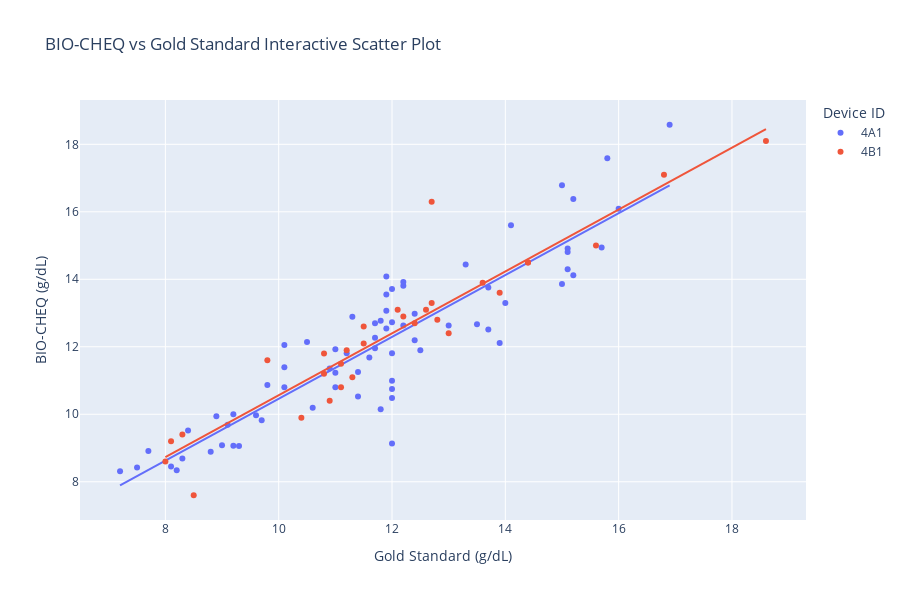
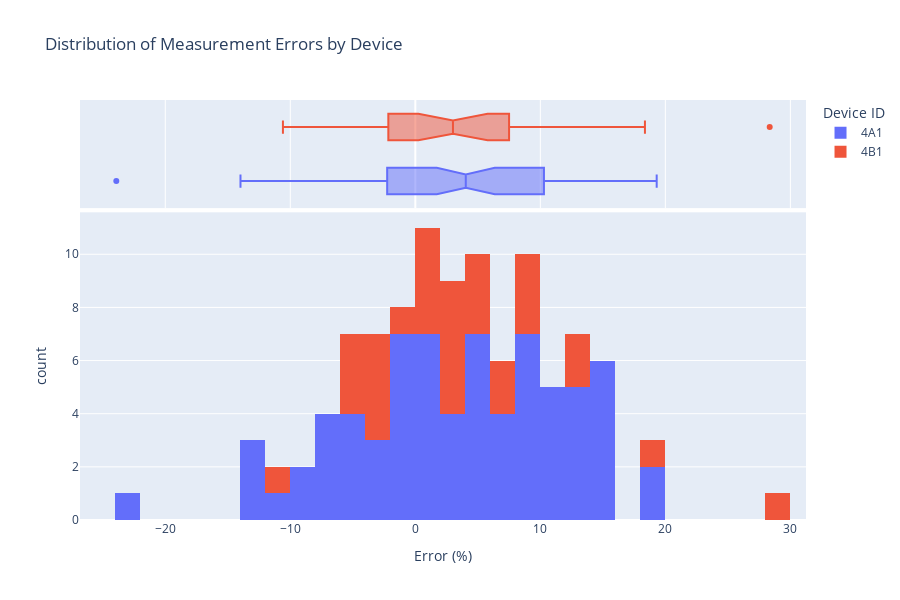
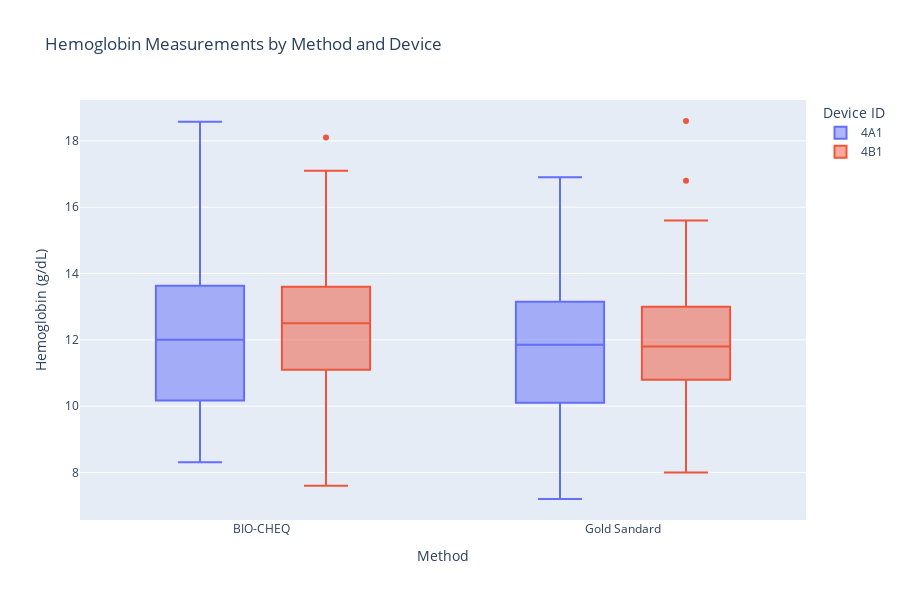
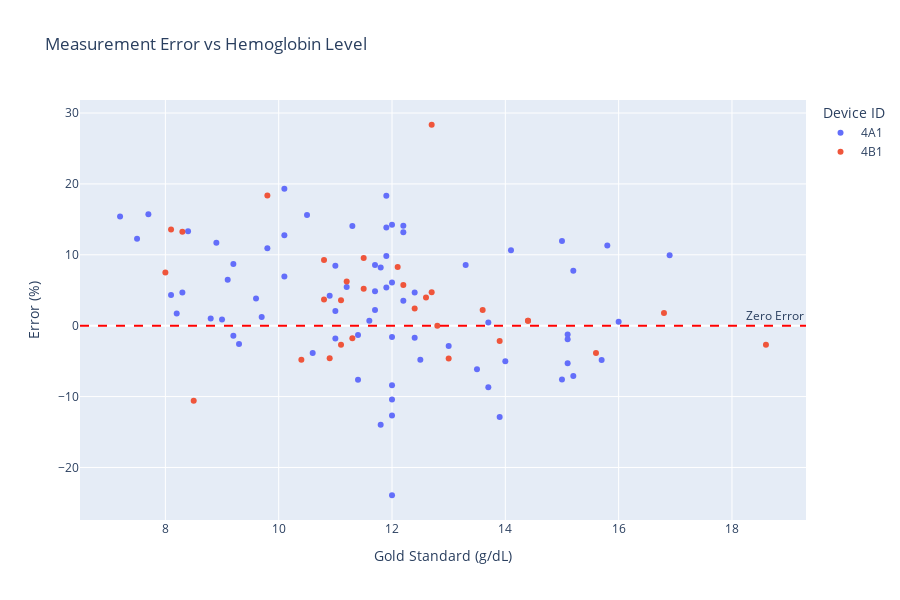

Here is the notebook cell these charts were saved with, in order:
### Markdown cell above
## Interactive Visualizations

### Code cell
valid_plotly_data = df_clean.dropna(subset=['BIO-CHEQ ', 'Gold Sandard']).copy()

fig1 = px.scatter(valid_plotly_data, x='Gold Sandard', y='BIO-CHEQ ',
                  color='Device ID',
                  title='BIO-CHEQ vs Gold Standard Interactive Scatter Plot',
                  trendline='ols', 
                  hover_data=['Age', 'Gender', 'OPD/IPD', 'error'],
                  labels={'Gold Sandard': 'Gold Standard (g/dL)', 
                         'BIO-CHEQ ': 'BIO-CHEQ (g/dL)'})
fig1.update_layout(width=900, height=600)
fig1.show()

fig2 = px.histogram(df_clean.dropna(subset=['error']), x='error', color='Device ID', 
                    nbins=30,
                    title='Distribution of Measurement Errors by Device',
                    marginal='box',
                    labels={'error': 'Error (%)', 'count': 'Frequency'})
fig2.update_layout(width=900, height=600)
fig2.show()

df_melted = df_clean[['BIO-CHEQ ', 'Gold Sandard', 'Device ID']].dropna().melt(
    id_vars=['Device ID'],
    value_vars=['BIO-CHEQ ', 'Gold Sandard'],
    var_name='Method', value_name='Hemoglobin')

fig3 = px.box(df_melted, x='Method', y='Hemoglobin', color='Device ID',
              title='Hemoglobin Measurements by Method and Device',
              labels={'Hemoglobin': 'Hemoglobin (g/dL)'})
fig3.update_layout(width=900, height=600)
fig3.show()

valid_error_data = df_clean.dropna(subset=['BIO-CHEQ ', 'Gold Sandard', 'error'])
fig4 = px.scatter(valid_error_data, x='Gold Sandard', y='error',
                  color='Device ID',
                  title='Measurement Error vs Hemoglobin Level',
                  hover_data=['BIO-CHEQ ', 'Age', 'Gender'],
                  labels={'Gold Sandard': 'Gold Standard (g/dL)', 
                         'error': 'Error (%)'})
fig4.add_hline(y=0, line_dash="dash", line_color="red", annotation_text="Zero Error")
fig4.update_layout(width=900, height=600)
fig4.show()

valid_plotly_data['Mean'] = (valid_plotly_data['BIO-CHEQ '] + valid_plotly_data['Gold Sandard']) / 2
valid_plotly_data['Difference'] = valid_plotly_data['BIO-CHEQ '] - valid_plotly_data['Gold Sandard']

fig5 = px.scatter(valid_plotly_data, x='Mean', y='Difference', 
                  color='Device ID',
                  hover_data=['Age', 'Gender', 'error'],
                  title='Interactive Bland-Altman Plot',
                  labels={'Mean': 'Mean Value (g/dL)', 
                         'Difference': 'Difference (g/dL)'})

mean_diff = valid_plotly_data['Difference'].mean()
std_diff = valid_plotly_data['Difference'].std()
fig5.add_hline(y=mean_diff, line_dash="dash", line_color="red", 
               annotation_text=f"Mean: {mean_diff:.3f}")
fig5.add_hline(y=mean_diff + 1.96*std_diff, line_dash="dot", line_color="red",
               annotation_text=f"+1.96 SD: {mean_diff + 1.96*std_diff:.3f}")
fig5.add_hline(y=mean_diff - 1.96*std_diff, line_dash="dot", line_color="red",
               annotation_text=f"-1.96 SD: {mean_diff - 1.96*std_diff:.3f}")
fig5.update_layout(width=900, height=600)
fig5.show()

### Figure 1 — Plotly figure (JSON) as saved in the notebook; plotly's stock layout.template omitted (floating-point values rounded to 4 significant figures; data arrays with more than 128 entries replaced by an {"elided": "..."} marker saying what was removed)
{"data": [{"customdata": {"elided": "72x4 mixed values"}, "hovertemplate": "Device ID=4A1<br>Gold Standard (g/dL)=%{x}<br>BIO-CHEQ (g/dL)=%{y}<br>Age=%{customdata[0]}<br>Gender=%{customdata[1]}<br>OPD/IPD=%{customdata[2]}<br>error=%{customdata[3]}<extra></extra>", "legendgroup": "4A1", "marker": {"color": "#636efa", "symbol": "circle"}, "mode": "markers", "name": "4A1", "orientation": "v", "showlegend": true, "type": "scatter", "x": [9.6, 13.7, 16, 9.3, 10.1, 11.8, 10.1, 16.9, 12, 10.6, 12.2, 15.7, 9, 8.4, 10.5, 15, 15.8, 9.8, 12.5, 13, 11, 8.8, 15.2, 11.3, 13.9, 12, 12, 12, 12, 11, 12, 12, 11, 11.7, 11.9, 14, 8.1, 11.7, 8.9, 12.4, 11.2, 14.1, 15.1, 13.3, 11.7, 11.9, 11.9, 7.7, 12.2, 10.1, 8.2, 7.5, 11.9, 9.2, 7.2, 12.2, 15.2, 15, 12.4, 9.1, 11.8, 13.7, 15.1, 11.4, 13.5, 15.1, 10.9, 9.7, 9.2, 11.6, 11.4, 8.3], "xaxis": "x", "y": [9.97, 13.76, 16.09, 9.06, 12.05, 12.77, 11.39, 18.58, 13.71, 10.19, 12.63, 14.94, 9.08, 9.52, 12.14, 13.86, 17.59, 10.87, 11.9, 12.63, 11.93, 8.89, 14.12, 12.89, 12.11, 11.81, 10.75, 9.13, 10.99, 10.8, 12.73, 10.48, 11.23, 11.96, 12.54, 13.3, 8.45, 12.7, 9.94, 12.98, 11.81, 15.6, 14.91, 14.44, 12.27, 14.08, 13.55, 8.91, 13.81, 10.8, 8.34, 8.42, 13.07, 10, 8.31, 13.92, 16.38, 16.79, 12.19, 9.69, 10.15, 12.51, 14.3, 10.53, 12.67, 14.81, 11.36, 9.82, 9.07, 11.68, 11.25, 8.69], "yaxis": "y"}, {"hovertemplate": "<b>OLS trendline</b><br>BIO-CHEQ  = 0.916383 * Gold Sandard + 1.29775<br>R<sup>2</sup>=0.807880<br><br>Device ID=4A1<br>Gold Standard (g/dL)=%{x}<br>BIO-CHEQ (g/dL)=%{y} <b>(trend)</b><extra></extra>", "legendgroup": "4A1", "marker": {"color": "#636efa", "symbol": "circle"}, "mode": "lines", "name": "4A1", "showlegend": false, "type": "scatter", "x": [7.2, 7.5, 7.7, 8.1, 8.2, 8.3, 8.4, 8.8, 8.9, 9, 9.1, 9.2, 9.2, 9.3, 9.6, 9.7, 9.8, 10.1, 10.1, 10.1, 10.5, 10.6, 10.9, 11, 11, 11, 11.2, 11.3, 11.4, 11.4, 11.6, 11.7, 11.7, 11.7, 11.8, 11.8, 11.9, 11.9, 11.9, 11.9, 12, 12, 12, 12, 12, 12, 12, 12.2, 12.2, 12.2, 12.4, 12.4, 12.5, 13, 13.3, 13.5, 13.7, 13.7, 13.9, 14, 14.1, 15, 15, 15.1, 15.1, 15.1, 15.2, 15.2, 15.7, 15.8, 16, 16.9], "xaxis": "x", "y": [7.896, 8.171, 8.354, 8.72, 8.812, 8.904, 8.995, 9.362, 9.454, 9.545, 9.637, 9.728, 9.728, 9.82, 10.1, 10.19, 10.28, 10.55, 10.55, 10.55, 10.92, 11.01, 11.29, 11.38, 11.38, 11.38, 11.56, 11.65, 11.74, 11.74, 11.93, 12.02, 12.02, 12.02, 12.11, 12.11, 12.2, 12.2, 12.2, 12.2, 12.29, 12.29, 12.29, 12.29, 12.29, 12.29, 12.29, 12.48, 12.48, 12.48, 12.66, 12.66, 12.75, 13.21, 13.49, 13.67, 13.85, 13.85, 14.04, 14.13, 14.22, 15.04, 15.04, 15.14, 15.14, 15.14, 15.23, 15.23, 15.68, 15.78, 15.96, 16.78], "yaxis": "y"}, {"customdata": [[26, "Female", "OPD", 3.604], [17, "Male", "OPD", 0.6944], [44, "Male", "OPD", 28.35], [50, "Female", "OPD", -4.615], [48, "Male", "OPD", 4.724], [18, "Female", "OPD", 2.206], [22, "Female", "OPD", -10.59], [23, "Female", "OPD", -4.808], [46, "Female", "OPD", 7.5], [74, "Female", "OPD", -1.77], [52, "Male", "OPD", 0.6944], [21, "Female", "OPD", 13.58], [23, "Female", "OPD", 5.217], [31, "Female", "OPD", -4.587], [52, "Male", "OPD", -2.158], [35, "Female", "OPD", 2.419], [77, "Female", "OPD", 3.704], [32, "Female", "OPD", 5.738], [23, "Female", "OPD", -2.703], [21, "Female", "OPD", 18.37], [50, "Male", "OPD", 8.264], [22, "Female", "OPD", 9.259], [25, "Male", "OPD", 1.786], [30, "Female", "OPD", 13.25], [31, "Female", "OPD", 0], [24, "Female", "OPD", 9.565], [65, "Male", "OPD", -2.688], [26, "Female", "OPD", 3.968], [29, "Male", "OPD", -3.846], [35, "Female", "OPD", 6.25]], "hovertemplate": "Device ID=4B1<br>Gold Standard (g/dL)=%{x}<br>BIO-CHEQ (g/dL)=%{y}<br>Age=%{customdata[0]}<br>Gender=%{customdata[1]}<br>OPD/IPD=%{customdata[2]}<br>error=%{customdata[3]}<extra></extra>", "legendgroup": "4B1", "marker": {"color": "#EF553B", "symbol": "circle"}, "mode": "markers", "name": "4B1", "orientation": "v", "showlegend": true, "type": "scatter", "x": [11.1, 14.4, 12.7, 13, 12.7, 13.6, 8.5, 10.4, 8, 11.3, 14.4, 8.1, 11.5, 10.9, 13.9, 12.4, 10.8, 12.2, 11.1, 9.8, 12.1, 10.8, 16.8, 8.3, 12.8, 11.5, 18.6, 12.6, 15.6, 11.2], "xaxis": "x", "y": [11.5, 14.5, 16.3, 12.4, 13.3, 13.9, 7.6, 9.9, 8.6, 11.1, 14.5, 9.2, 12.1, 10.4, 13.6, 12.7, 11.2, 12.9, 10.8, 11.6, 13.1, 11.8, 17.1, 9.4, 12.8, 12.6, 18.1, 13.1, 15, 11.9], "yaxis": "y"}, {"hovertemplate": "<b>OLS trendline</b><br>BIO-CHEQ  = 0.916847 * Gold Sandard + 1.39755<br>R<sup>2</sup>=0.871584<br><br>Device ID=4B1<br>Gold Standard (g/dL)=%{x}<br>BIO-CHEQ (g/dL)=%{y} <b>(trend)</b><extra></extra>", "legendgroup": "4B1", "marker": {"color": "#EF553B", "symbol": "circle"}, "mode": "lines", "name": "4B1", "showlegend": false, "type": "scatter", "x": [8, 8.1, 8.3, 8.5, 9.8, 10.4, 10.8, 10.8, 10.9, 11.1, 11.1, 11.2, 11.3, 11.5, 11.5, 12.1, 12.2, 12.4, 12.6, 12.7, 12.7, 12.8, 13, 13.6, 13.9, 14.4, 14.4, 15.6, 16.8, 18.6], "xaxis": "x", "y": [8.732, 8.824, 9.007, 9.191, 10.38, 10.93, 11.3, 11.3, 11.39, 11.57, 11.57, 11.67, 11.76, 11.94, 11.94, 12.49, 12.58, 12.77, 12.95, 13.04, 13.04, 13.13, 13.32, 13.87, 14.14, 14.6, 14.6, 15.7, 16.8, 18.45], "yaxis": "y"}], "layout": {"height": 600, "legend": {"title": {"text": "Device ID"}, "tracegroupgap": 0}, "title": {"text": "BIO-CHEQ vs Gold Standard Interactive Scatter Plot"}, "width": 900, "xaxis": {"anchor": "y", "domain": [0, 1], "title": {"text": "Gold Standard (g/dL)"}}, "yaxis": {"anchor": "x", "domain": [0, 1], "title": {"text": "BIO-CHEQ (g/dL)"}}}}

### Figure 2 — Plotly figure (JSON) as saved in the notebook; plotly's stock layout.template omitted (floating-point values rounded to 4 significant figures)
{"data": [{"alignmentgroup": "True", "bingroup": "x", "hovertemplate": "Device ID=4A1<br>Error (%)=%{x}<br>count=%{y}<extra></extra>", "legendgroup": "4A1", "marker": {"color": "#636efa", "pattern": {"shape": ""}}, "name": "4A1", "nbinsx": 30, "offsetgroup": "4A1", "orientation": "v", "showlegend": true, "type": "histogram", "x": [3.854, 0.438, 0.5625, -2.581, 19.31, 8.22, 12.77, 9.941, 14.25, -3.868, 3.525, -4.841, 0.8889, 13.33, 15.62, -7.6, 11.33, 10.92, -4.8, -2.846, 8.455, 1.023, -7.105, 14.07, -12.88, -1.583, -10.42, -23.92, -8.417, -1.818, 6.083, -12.67, 2.091, 2.222, 5.378, -5, 4.321, 8.547, 11.69, 4.677, 5.446, 10.64, -1.258, 8.571, 4.872, 18.32, 13.87, 15.71, 13.2, 6.931, 1.707, 12.27, 9.832, 8.696, 15.42, 14.1, 7.763, 11.93, -1.694, 6.484, -13.98, -8.686, -5.298, -7.632, -6.148, -1.921, 4.22, 1.237, -1.413, 0.6897, -1.316, 4.699], "xaxis": "x", "yaxis": "y"}, {"alignmentgroup": "True", "hovertemplate": "Device ID=4A1<br>Error (%)=%{x}<extra></extra>", "legendgroup": "4A1", "marker": {"color": "#636efa"}, "name": "4A1", "notched": true, "offsetgroup": "4A1", "showlegend": false, "type": "box", "x": [3.854, 0.438, 0.5625, -2.581, 19.31, 8.22, 12.77, 9.941, 14.25, -3.868, 3.525, -4.841, 0.8889, 13.33, 15.62, -7.6, 11.33, 10.92, -4.8, -2.846, 8.455, 1.023, -7.105, 14.07, -12.88, -1.583, -10.42, -23.92, -8.417, -1.818, 6.083, -12.67, 2.091, 2.222, 5.378, -5, 4.321, 8.547, 11.69, 4.677, 5.446, 10.64, -1.258, 8.571, 4.872, 18.32, 13.87, 15.71, 13.2, 6.931, 1.707, 12.27, 9.832, 8.696, 15.42, 14.1, 7.763, 11.93, -1.694, 6.484, -13.98, -8.686, -5.298, -7.632, -6.148, -1.921, 4.22, 1.237, -1.413, 0.6897, -1.316, 4.699], "xaxis": "x2", "yaxis": "y2"}, {"alignmentgroup": "True", "bingroup": "x", "hovertemplate": "Device ID=4B1<br>Error (%)=%{x}<br>count=%{y}<extra></extra>", "legendgroup": "4B1", "marker": {"color": "#EF553B", "pattern": {"shape": ""}}, "name": "4B1", "nbinsx": 30, "offsetgroup": "4B1", "orientation": "v", "showlegend": true, "type": "histogram", "x": [3.604, 0.6944, 28.35, -4.615, 4.724, 2.206, -10.59, -4.808, 7.5, -1.77, 0.6944, 13.58, 5.217, -4.587, -2.158, 2.419, 3.704, 5.738, -2.703, 18.37, 8.264, 9.259, 1.786, 13.25, 0, 9.565, -2.688, 3.968, -3.846, 6.25], "xaxis": "x", "yaxis": "y"}, {"alignmentgroup": "True", "hovertemplate": "Device ID=4B1<br>Error (%)=%{x}<extra></extra>", "legendgroup": "4B1", "marker": {"color": "#EF553B"}, "name": "4B1", "notched": true, "offsetgroup": "4B1", "showlegend": false, "type": "box", "x": [3.604, 0.6944, 28.35, -4.615, 4.724, 2.206, -10.59, -4.808, 7.5, -1.77, 0.6944, 13.58, 5.217, -4.587, -2.158, 2.419, 3.704, 5.738, -2.703, 18.37, 8.264, 9.259, 1.786, 13.25, 0, 9.565, -2.688, 3.968, -3.846, 6.25], "xaxis": "x2", "yaxis": "y2"}], "layout": {"barmode": "relative", "height": 600, "legend": {"title": {"text": "Device ID"}, "tracegroupgap": 0}, "title": {"text": "Distribution of Measurement Errors by Device"}, "width": 900, "xaxis": {"anchor": "y", "domain": [0, 1], "title": {"text": "Error (%)"}}, "xaxis2": {"anchor": "y2", "domain": [0, 1], "matches": "x", "showgrid": true, "showticklabels": false}, "yaxis": {"anchor": "x", "domain": [0, 0.7326], "title": {"text": "count"}}, "yaxis2": {"anchor": "x2", "domain": [0.7426, 1], "matches": "y2", "showgrid": false, "showline": false, "showticklabels": false, "ticks": ""}}}

### Figure 3 — Plotly figure (JSON) as saved in the notebook; plotly's stock layout.template omitted (floating-point values rounded to 4 significant figures; data arrays with more than 128 entries replaced by an {"elided": "..."} marker saying what was removed)
{"data": [{"alignmentgroup": "True", "hovertemplate": "Device ID=4A1<br>Method=%{x}<br>Hemoglobin (g/dL)=%{y}<extra></extra>", "legendgroup": "4A1", "marker": {"color": "#636efa"}, "name": "4A1", "notched": false, "offsetgroup": "4A1", "orientation": "v", "showlegend": true, "type": "box", "x": {"elided": "144 str values"}, "x0": " ", "xaxis": "x", "y": {"elided": "144 float values"}, "y0": " ", "yaxis": "y"}, {"alignmentgroup": "True", "hovertemplate": "Device ID=4B1<br>Method=%{x}<br>Hemoglobin (g/dL)=%{y}<extra></extra>", "legendgroup": "4B1", "marker": {"color": "#EF553B"}, "name": "4B1", "notched": false, "offsetgroup": "4B1", "orientation": "v", "showlegend": true, "type": "box", "x": ["BIO-CHEQ ", "BIO-CHEQ ", "BIO-CHEQ ", "BIO-CHEQ ", "BIO-CHEQ ", "BIO-CHEQ ", "BIO-CHEQ ", "BIO-CHEQ ", "BIO-CHEQ ", "BIO-CHEQ ", "BIO-CHEQ ", "BIO-CHEQ ", "BIO-CHEQ ", "BIO-CHEQ ", "BIO-CHEQ ", "BIO-CHEQ ", "BIO-CHEQ ", "BIO-CHEQ ", "BIO-CHEQ ", "BIO-CHEQ ", "BIO-CHEQ ", "BIO-CHEQ ", "BIO-CHEQ ", "BIO-CHEQ ", "BIO-CHEQ ", "BIO-CHEQ ", "BIO-CHEQ ", "BIO-CHEQ ", "BIO-CHEQ ", "BIO-CHEQ ", "Gold Sandard", "Gold Sandard", "Gold Sandard", "Gold Sandard", "Gold Sandard", "Gold Sandard", "Gold Sandard", "Gold Sandard", "Gold Sandard", "Gold Sandard", "Gold Sandard", "Gold Sandard", "Gold Sandard", "Gold Sandard", "Gold Sandard", "Gold Sandard", "Gold Sandard", "Gold Sandard", "Gold Sandard", "Gold Sandard", "Gold Sandard", "Gold Sandard", "Gold Sandard", "Gold Sandard", "Gold Sandard", "Gold Sandard", "Gold Sandard", "Gold Sandard", "Gold Sandard", "Gold Sandard"], "x0": " ", "xaxis": "x", "y": [11.5, 14.5, 16.3, 12.4, 13.3, 13.9, 7.6, 9.9, 8.6, 11.1, 14.5, 9.2, 12.1, 10.4, 13.6, 12.7, 11.2, 12.9, 10.8, 11.6, 13.1, 11.8, 17.1, 9.4, 12.8, 12.6, 18.1, 13.1, 15, 11.9, 11.1, 14.4, 12.7, 13, 12.7, 13.6, 8.5, 10.4, 8, 11.3, 14.4, 8.1, 11.5, 10.9, 13.9, 12.4, 10.8, 12.2, 11.1, 9.8, 12.1, 10.8, 16.8, 8.3, 12.8, 11.5, 18.6, 12.6, 15.6, 11.2], "y0": " ", "yaxis": "y"}], "layout": {"boxmode": "group", "height": 600, "legend": {"title": {"text": "Device ID"}, "tracegroupgap": 0}, "title": {"text": "Hemoglobin Measurements by Method and Device"}, "width": 900, "xaxis": {"anchor": "y", "domain": [0, 1], "title": {"text": "Method"}}, "yaxis": {"anchor": "x", "domain": [0, 1], "title": {"text": "Hemoglobin (g/dL)"}}}}

### Figure 4 — Plotly figure (JSON) as saved in the notebook; plotly's stock layout.template omitted (floating-point values rounded to 4 significant figures; data arrays with more than 128 entries replaced by an {"elided": "..."} marker saying what was removed)
{"data": [{"customdata": {"elided": "72x3 mixed values"}, "hovertemplate": "Device ID=4A1<br>Gold Standard (g/dL)=%{x}<br>Error (%)=%{y}<br>BIO-CHEQ =%{customdata[0]}<br>Age=%{customdata[1]}<br>Gender=%{customdata[2]}<extra></extra>", "legendgroup": "4A1", "marker": {"color": "#636efa", "symbol": "circle"}, "mode": "markers", "name": "4A1", "orientation": "v", "showlegend": true, "type": "scatter", "x": [9.6, 13.7, 16, 9.3, 10.1, 11.8, 10.1, 16.9, 12, 10.6, 12.2, 15.7, 9, 8.4, 10.5, 15, 15.8, 9.8, 12.5, 13, 11, 8.8, 15.2, 11.3, 13.9, 12, 12, 12, 12, 11, 12, 12, 11, 11.7, 11.9, 14, 8.1, 11.7, 8.9, 12.4, 11.2, 14.1, 15.1, 13.3, 11.7, 11.9, 11.9, 7.7, 12.2, 10.1, 8.2, 7.5, 11.9, 9.2, 7.2, 12.2, 15.2, 15, 12.4, 9.1, 11.8, 13.7, 15.1, 11.4, 13.5, 15.1, 10.9, 9.7, 9.2, 11.6, 11.4, 8.3], "xaxis": "x", "y": [3.854, 0.438, 0.5625, -2.581, 19.31, 8.22, 12.77, 9.941, 14.25, -3.868, 3.525, -4.841, 0.8889, 13.33, 15.62, -7.6, 11.33, 10.92, -4.8, -2.846, 8.455, 1.023, -7.105, 14.07, -12.88, -1.583, -10.42, -23.92, -8.417, -1.818, 6.083, -12.67, 2.091, 2.222, 5.378, -5, 4.321, 8.547, 11.69, 4.677, 5.446, 10.64, -1.258, 8.571, 4.872, 18.32, 13.87, 15.71, 13.2, 6.931, 1.707, 12.27, 9.832, 8.696, 15.42, 14.1, 7.763, 11.93, -1.694, 6.484, -13.98, -8.686, -5.298, -7.632, -6.148, -1.921, 4.22, 1.237, -1.413, 0.6897, -1.316, 4.699], "yaxis": "y"}, {"customdata": [[11.5, 26, "Female"], [14.5, 17, "Male"], [16.3, 44, "Male"], [12.4, 50, "Female"], [13.3, 48, "Male"], [13.9, 18, "Female"], [7.6, 22, "Female"], [9.9, 23, "Female"], [8.6, 46, "Female"], [11.1, 74, "Female"], [14.5, 52, "Male"], [9.2, 21, "Female"], [12.1, 23, "Female"], [10.4, 31, "Female"], [13.6, 52, "Male"], [12.7, 35, "Female"], [11.2, 77, "Female"], [12.9, 32, "Female"], [10.8, 23, "Female"], [11.6, 21, "Female"], [13.1, 50, "Male"], [11.8, 22, "Female"], [17.1, 25, "Male"], [9.4, 30, "Female"], [12.8, 31, "Female"], [12.6, 24, "Female"], [18.1, 65, "Male"], [13.1, 26, "Female"], [15, 29, "Male"], [11.9, 35, "Female"]], "hovertemplate": "Device ID=4B1<br>Gold Standard (g/dL)=%{x}<br>Error (%)=%{y}<br>BIO-CHEQ =%{customdata[0]}<br>Age=%{customdata[1]}<br>Gender=%{customdata[2]}<extra></extra>", "legendgroup": "4B1", "marker": {"color": "#EF553B", "symbol": "circle"}, "mode": "markers", "name": "4B1", "orientation": "v", "showlegend": true, "type": "scatter", "x": [11.1, 14.4, 12.7, 13, 12.7, 13.6, 8.5, 10.4, 8, 11.3, 14.4, 8.1, 11.5, 10.9, 13.9, 12.4, 10.8, 12.2, 11.1, 9.8, 12.1, 10.8, 16.8, 8.3, 12.8, 11.5, 18.6, 12.6, 15.6, 11.2], "xaxis": "x", "y": [3.604, 0.6944, 28.35, -4.615, 4.724, 2.206, -10.59, -4.808, 7.5, -1.77, 0.6944, 13.58, 5.217, -4.587, -2.158, 2.419, 3.704, 5.738, -2.703, 18.37, 8.264, 9.259, 1.786, 13.25, 0, 9.565, -2.688, 3.968, -3.846, 6.25], "yaxis": "y"}], "layout": {"annotations": [{"showarrow": false, "text": "Zero Error", "x": 1, "xanchor": "right", "xref": "x domain", "y": 0, "yanchor": "bottom", "yref": "y"}], "height": 600, "legend": {"title": {"text": "Device ID"}, "tracegroupgap": 0}, "shapes": [{"line": {"color": "red", "dash": "dash"}, "type": "line", "x0": 0, "x1": 1, "xref": "x domain", "y0": 0, "y1": 0, "yref": "y"}], "title": {"text": "Measurement Error vs Hemoglobin Level"}, "width": 900, "xaxis": {"anchor": "y", "domain": [0, 1], "title": {"text": "Gold Standard (g/dL)"}}, "yaxis": {"anchor": "x", "domain": [0, 1], "title": {"text": "Error (%)"}}}}
